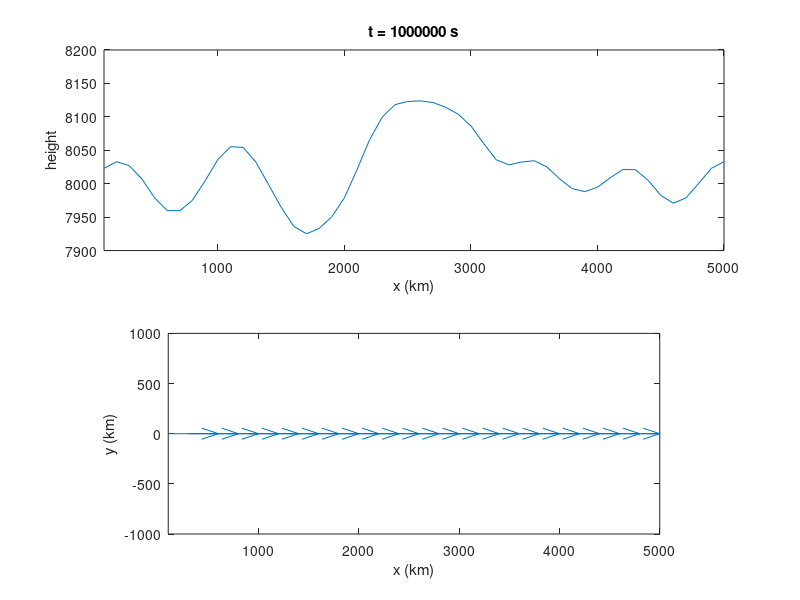

This chart was generated by the following MATLAB code:
clear all; close all;

%parameters
dx=100000;  %grid spacing (m)
dt=1000;    %time step (s)
nx=50;      %number of grid points
nt=1000;    %number of time steps

pi=4*atan(1.0);
vel=10;     %advection velocity
hbar=8000;  %base level of height
amp=100;    %amplitude of hill
hc=25;      %center location of hill
hw=10;      %width of hill

g=9.8;      %gravity
f=0.0001;   %Coriolis
kdif=10;    %diffuction coef

numerics=1; %1:CTCS, 2:FTCS, 3: FTBS numerical schemes

nifcor=0;   %if 1, include Coriolis
nifwind=0;  %if 1, include other terms besides Coriolis in u,v eqns.
nifdif=0;   %if 1, include diffusion
nifad=1;    %if 1, include advection

scale_factor=nx;       %scaling factor for plotting wind vectors
show_animation=1;      %if 1, show animation; turn this off when profiling.
animation_stride=10;   %if =n, skip every n frames
animation_delay=0.001; %delay in between frame in seconds
show_analytic=0;       %show analytical solution (linear advection eqn)
show_wind=1;           %show wind vector

%initial condition
u(1:nx)=vel;
v(1:nx)=0.0; 
h(1:nx)=hbar;
ind=ceil(hc-hw/2):floor(hc+hw/2);
h(ind)=hbar+amp*(1+cos(2*pi*(ind-hc)/hw));

h0=h;
loc1=find(h==max(h),1); 
maxh(1:nt+1)=NaN; maxh(1)=max(h);
x(1:nx)=(1:nx)*dx/1000;

figure('Position',[100 100 560 560]);

%run model
time=0;  %time in seconds
t_start=cputime;

for n=1:nt
  j=2:nx-1;
  if(numerics==1) %CTCS scheme (leapfrog)
    if(n==1)
      ub=u; vb=v; hb=h;
      ua=u; va=v; ha=h;
      dtcalc=dt;
    else
      dtcalc=dt*2;
    end
    diffac=kdif*dtcalc/dx/dx;
    ha(j)=hb(j)-nifad*u(j).*(dtcalc/(dx*2)).*(h(j+1)-h(j-1)) ...
               -h(j).*(dtcalc/(dx*2)).*(u(j+1)-u(j-1)) ...
               +nifdif*diffac*(h(j+1)-2*h(j)+h(j-1));
    ua(j)=ub(j)-nifwind*nifad*u(j).*(dtcalc/(dx*2)).*(u(j+1)-u(j-1)) ...
               -nifwind*(g*dtcalc/(dx*2))*(h(j+1)-h(j-1)) ...
               +nifcor*f*v(j)*dtcalc ...
               +nifwind*nifdif*diffac*(u(j+1)-2*u(j)+u(j-1));
    va(j)=vb(j)-nifwind*nifad*u(j).*(dtcalc/(dx*2)).*(v(j+1)-v(j-1)) ...
               -nifcor*f*u(j)*dtcalc ...
               +nifwind*nifdif*diffac*(v(j+1)-2*v(j)+v(j-1));
    ub=u; u=ua;
    vb=v; v=va;
    hb=h; h=ha;

  elseif(numerics==2) %FTCS scheme
    diffac=kdif*dt/dx/dx;
    ha(j)=h(j)-nifad*u(j).*(dt/(dx*2)).*(h(j+1)-h(j-1)) ...
              -h(j).*(dt/(dx*2)).*(u(j+1)-u(j-1)) ...
              +nifdif*diffac*(h(j+1)-2*h(j)+h(j-1));
    ua(j)=u(j)-nifwind*nifad*u(j).*(dt/(dx*2)).*(u(j+1)-u(j-1)) ...
              -nifwind*(g*dt/(dx*2))*(h(j+1)-h(j-1)) ...
              +nifcor*f*v(j)*dt ...
              +nifwind*nifdif*diffac*(u(j+1)-2*u(j)+u(j-1));
    va(j)=v(j)-nifwind*nifad*u(j).*(dt/(dx*2)).*(v(j+1)-v(j-1)) ...
              -nifcor*f*u(j)*dt ...
              +nifwind*nifdif*diffac*(v(j+1)-2*v(j)+v(j-1));
    h=ha; u=ua; v=va;
  
  elseif(numerics==3) %FTBS scheme
    diffac=kdif*dt/dx/dx;
    ha(j)=h(j)-nifad*u(j).*(dt/dx).*(h(j)-h(j-1)) ...
              -h(j).*(dt/dx).*(u(j)-u(j-1)) ...
              +nifdif*diffac*(h(j+1)-2*h(j)+h(j-1));
    ua(j)=u(j)-nifwind*nifad*u(j).*(dt/dx).*(u(j)-u(j-1)) ...
              -nifwind*(g*dt/dx)*(h(j)-h(j-1)) ...
              +nifcor*f*v(j)*dt ...
              +nifwind*nifdif*diffac*(u(j+1)-2*u(j)+u(j-1));
    va(j)=v(j)-nifwind*nifad*u(j).*(dt/dx).*(v(j)-v(j-1)) ...
              -nifcor*f*u(j)*dt ...
              +nifwind*nifdif*diffac*(v(j+1)-2*v(j)+v(j-1));
    h=ha; u=ua; v=va;
  end
  
  time=time+dt;
  
  %boundary condition (cyclic)
  u(1)=u(nx-1); u(nx)=u(2);
  v(1)=v(nx-1); v(nx)=v(2);
  h(1)=h(nx-1); h(nx)=h(2);
  
  %plot results
  if(show_animation==1 && mod(n,animation_stride)==0)
    subplot(2,1,1)
    plot(x,h);
    if(show_analytic==1) %analytic solution for advection equation
      hold on;
      x0=mod(x+vel*time/1000,max(x));
      n0=find(x0(2:end)-x0(1:end-1) <0);
      plot(x0(1:n0),h0(1:n0),'r'); 
      plot(x0(n0+1:end),h0(n0+1:end),'r'); hold off;
    end
    axis([min(x) max(x) hbar-amp hbar+2*amp]);
    ylabel('height'); title(['t = ' num2str(time) ' s'])
    xlabel('x (km)')
    if(show_wind==1)
      subplot(2,1,2)
      i=1:ceil(nx/30):nx;
      quiver(x(i),0*x(i),u(i)*scale_factor,v(i)*scale_factor,'autoscale','off')
      axis equal; axis([min(x) max(x) -max(x)/5 max(x)/5]);
      xlabel('x (km)'); ylabel('y (km)');
    end
    pause(animation_delay);
  end
  
  m=20;
  if(n==floor(m*dx/vel/dt)) %trace max(h) across m grid points
    loc2=find(h==max(h),1);
    Cd=(loc2-loc1)*dx/(floor(m*dx/vel/dt)*dt); disp(['Cd=' num2str(Cd)]);
  end
  maxh(n+1)=max(h); %record h peak amplitude time series
  
  if(sum(any(h>1e10))>0) 
    disp(['model exploded at t=' num2str(time) 's (' num2str(n) ' steps)']); break; 
  end
end

t_end=cputime;
disp(['model integration takes ' num2str(t_end-t_start) ' s']);
